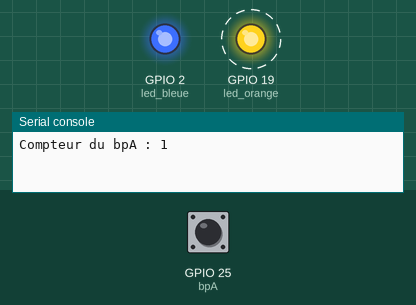
The program below on a simulated ESP32 board running MicroPython. On the bench: output pins drawn as LEDs (lit = HIGH), the last lines printed to the serial console. Dashed ring = blinking. The inputs (shaded band) are chosen by the test bench; at power-on: GPIO 25 (bpA) HIGH. Threads take turns every 2 ms.

Above: at 1.2 s.
1.3 s: GPIO 25 (bpA) pulsed LOW 2 times (0.12 s each, 0.3 s apart)
At 1.61 s:
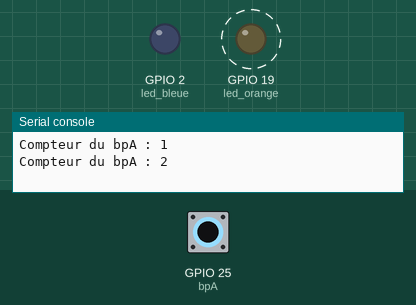
Timing chart, 0 to 10.3 s (numbered marks = the images above; inputs shaded):
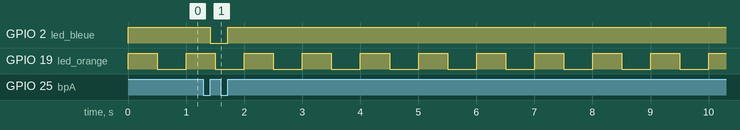

Measured:
- after the input at 1.3 s, GPIO 2 (led_bleue): HIGH → LOW after 0.12 s, → HIGH 0.30 s later
- by itself, GPIO 19 (led_orange): alternates HIGH for 0.50 s and LOW for 0.50 s

The program:

comptage-thread.py
```python
from machine import Pin
from time import sleep
import _thread

led_bleue = Pin(2, Pin.OUT)
bpA = Pin(25, Pin.IN)

led_orange = Pin(19, Pin.OUT)

def comptage():                     # fonction de comptage (bloquant)
    compt = 0
    while True :
        while not bpA.value():                  # attente de l'appui
            pass                                # ne fait rien
        compt = compt + 1                       # incrementation compteur
        print("Compteur du bpA :",compt)
        led_bleue.value(not led_bleue.value())  # inversion etat de la LED
        sleep(.02)
        while bpA.value():                      # attente du relachement
            pass
        sleep(.02)

def clignotement():                 # fonction de clignotement (bloquante)
  while True:
    led_orange.value(not led_orange.value())    # inversion etat de LED
    sleep(.5)

_thread.start_new_thread(clignotement, ())      # lancement du thread
_thread.start_new_thread(comptage, ())          # lancement du thread
 
```
